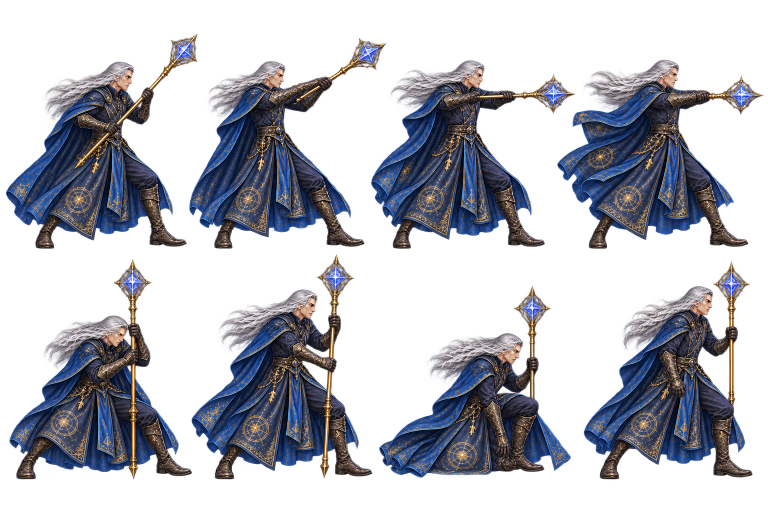
#> input picture games/last-star/art/iterations/arcanist-actions-rejected-v1.png, 1536 x 1024 px, given in place of alpine-retreat-v2.png, which was not available (shown at 1/2 size)
$ python prepare-gallery.py --raw-dir ../../games/last-star/art/iterations
#> lines starting #> are read from the running program, lines starting #| are printed output that depends on the picture
"""Encode gallery art losslessly and prepare deterministic pixels for the puzzle compiler.

Requires Pillow. Original generated PNGs are kept outside the web bundle.
Usage: python prepare-gallery.py --raw-dir /tmp/color-gallery-pixels
"""
import argparse
import json
from pathlib import Path
from PIL import Image

parser = argparse.ArgumentParser()
parser.add_argument('--raw-dir', required=True)
args = parser.parse_args()
root = Path(__file__).resolve().parents[2]
art = root / 'public/color-studio/art'
raw = Path(args.raw_dir)
raw.mkdir(parents=True, exist_ok=True)
files = sorted({p.stem: p for p in art.glob('*-v3.webp') if not p.stem.endswith('-thumb')}.values())
files = list({p.stem: p for p in files + list(art.glob('*-v3.png'))}.values())
files += [art / 'alpine-retreat-v2.png']
for source in files:
    target = source.with_suffix('.webp')
    if target.exists() and target.stat().st_mtime >= source.stat().st_mtime and (raw / (source.stem + '.rgba')).exists():
        continue
    image = Image.open(source).convert('RGB')
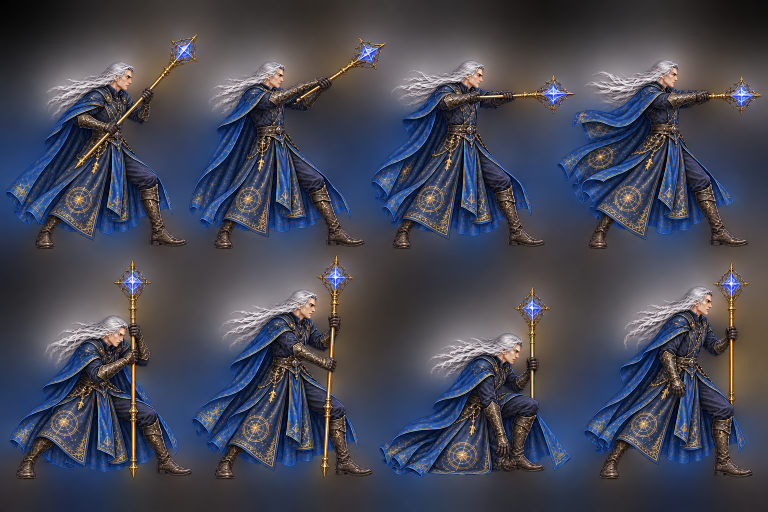
#> image: PIL image 1536x1024 RGB (shown at 1/2 size); mean R, G, B 69.3, 71.1, 84.9
    image.save(source.with_suffix('.webp'), lossless=True, method=6)
    thumb = image.copy()
    thumb.thumbnail((400, 400), Image.Resampling.LANCZOS)
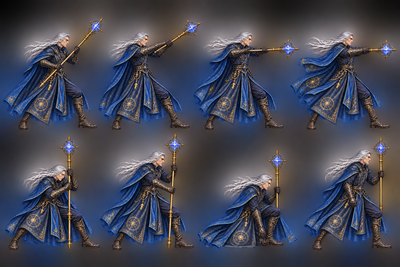
#> thumb: PIL image 400x267 RGB; mean R, G, B 69.3, 71.1, 84.9
    thumb.save(art / (source.stem + '-thumb.webp'), quality=92, method=6)
    # The built-in collection ships these exact checked canvases on every device.
    size = (600, 600)
    pixels = image.resize(size, Image.Resampling.BOX).convert('RGBA')
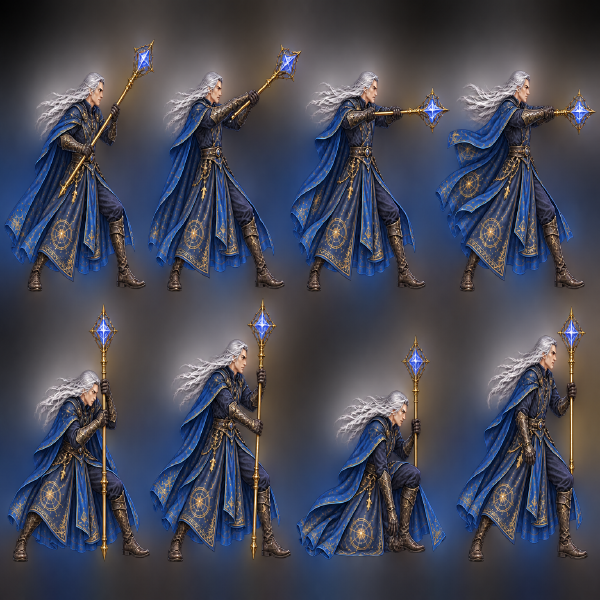
#> pixels: PIL image 600x600 RGBA; mean R, G, B, A 69.5, 71.4, 85.1, 255
    (raw / (source.stem + '.rgba')).write_bytes(pixels.tobytes())
#> (the run stopped early here; a loop or call above may not have finished)
